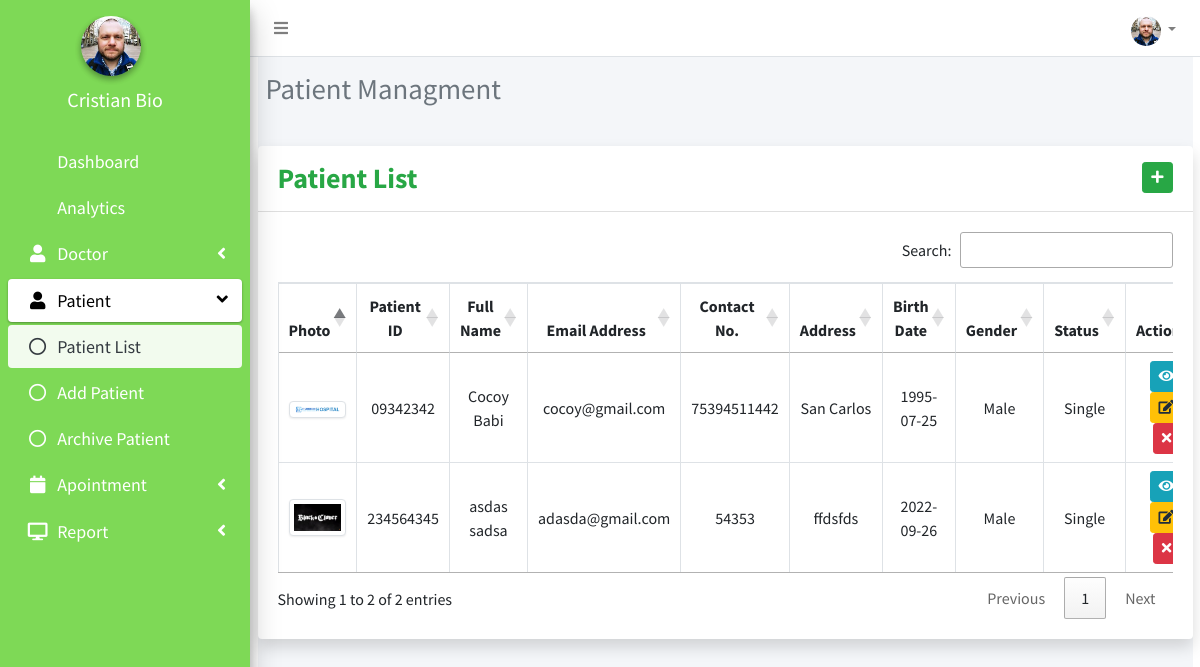
Screenshot of /admin/patient.php (signed in) with the database file from the repository.
### tables this page shows
CREATE TABLE `admin_table` (
  `id` int(11) NOT NULL,
  `email` varchar(200) NOT NULL,
  `password` varchar(100) NOT NULL,
  `admin_name` varchar(200) NOT NULL,
  `address` mediumtext NOT NULL,
  `phone` varchar(30) NOT NULL,
  `photo` varchar(200) NOT NULL,
  `chat_status` varchar(50) NOT NULL
);

CREATE TABLE `patient_table` (
  `id` int(11) NOT NULL,
  `patient_id` varchar(50) NOT NULL,
  `patient_email_address` varchar(200) NOT NULL,
  `patient_photo` varchar(100) NOT NULL,
  `patient_password` varchar(100) NOT NULL,
  `patient_first_name` varchar(100) NOT NULL,
  `patient_last_name` varchar(100) NOT NULL,
  `patient_date_of_birth` date NOT NULL,
  `patient_gender` enum('Male','Female','Other') NOT NULL,
  `patient_address` mediumtext NOT NULL,
  `patient_phone_no` varchar(30) NOT NULL,
  `patient_maritial_status` varchar(30) NOT NULL,
  `patient_status` varchar(50) NOT NULL,
  `chat_status` varchar(50) NOT NULL,
  `added_on` varchar(100) NOT NULL
);

### admin/include/session.php (called while the page is built, shortened)
<?php
	include 'include/conn.php';
	$sql = "SELECT * FROM admin_table WHERE id = '".$_SESSION['admin']."'";
	$query = $conn->query($sql);
	$user = $query->fetch_assoc();
?>

### admin/patient.php (the view, shortened to what this page needs)
<?php include('include/session.php');?>
                <?php include('include/header.php');?>
                <?php include('include/sidebar.php');?>
                <?php include('include/menubar.php');
                ?>
  <div class="content-wrapper">
  <section class="content-header">
  <h1 class="h3 mb-4 text-gray">Patient Managment</h1>
        </section>
                    <div class="card shadow mb-4">
                        <div class="card-header py-3">
                        	<div class="row">
                            	<div class="col">
                            		<h3 class="m-0 font-weight-bold text-success">Patient List</h3>
                            	</div>
                            	<div class="col" align="right">
                            		<a href="add_patient.php" type="button" name="add_doctor" id="add_doctor" class="btn btn-success btn-circle btn-sm"><i class="fas fa-plus"></i></a>
                            	</div>
                            </div>
                        </div>
                        <div class="card-body">
                            <div class="table-responsive">
                                <table class="table table-bordered text-center" id="myTable" width="100%" cellspacing="0">
                                    <thead>
                                        <tr>
                                            <th>Photo</th>
                                            <th>Patient ID</th>
                                            <th>Full Name</th>
                                            <th>Email Address</th>
                                            <th>Contact No.</th>
                                            <th>Address</th>
                                            <th>Birth Date</th>
                                            <th>Gender</th>
                                            <th> Status</th>
                                            <th>Action</th>
                                        </tr>
                                    </thead>
                                    <tbody>
                                          <?php
                    $sql = "SELECT * from patient_table Where patient_status = 'Active'";
                    $query = mysqli_query($conn, $sql);
                    while ($row = mysqli_fetch_assoc($query))
                    {
                    ?>
                        <tr>
                        <td><img src="<?php echo $row["patient_photo"]?>" class="img-thumbnail" width="75" />
                        <td><?php echo $row['patient_id'];?></td>
                        <td><?php echo $row["patient_first_name"]. ' '.$row["patient_last_name"];;?></td>
                        <td><?php echo $row['patient_email_address'];?></td>
                        <td><?php echo $row['patient_phone_no'];?></td>
                        <td><?php echo $row['patient_address'];?></td>
                        <td><?php echo $row['patient_date_of_birth'];?></td>
                        <td><?php echo $row['patient_gender'];?></td>
                        <td><?php echo $row['patient_maritial_status'];?></td>
                    <div align="center">
                    <td>
                    <a  name="view"  href="view_patient.php?id=<?php echo $row['id']?>"  class="btn btn-info btn-circle btn-sm view_button" ><i class="fas fa-eye"></i></a>
                    <a  name="edit" href="update_patient.php?id=<?php echo $row['id']?>" class="btn btn-warning btn-circle btn-sm" ><i class="fas fa-edit"></i></a>
                    <a  name="delete" onclick="return confirm('Are you sure you want to go to Archive this patient?')" href="crud/archieve_patient.php?id=<?php echo $row['id']?>"  class="btn btn-danger btn-circle btn-sm delete_button" ><i class="fas fa-times"></i></button>
                    </div>
                    </td>
                    <?php
                            }
                    ?>
                        </tr>
                                    </tbody>
                                </table>
                            </div>
                        </div>
                    </div>
                <?php
                include('include/footer.php');?>

### admin/include/sidebar.php (shortened to what this page needs)
<aside class="main-sidebar sidebar-dark-primary elevation-4" style="position:fixed;" >
   <div class="sidebar" >
     <center>
     <div class="user-panel mt-3 pb-3 mb-3 d-flex" style="border-style:none;">
       <div class="image">
         <img src="<?php echo (!empty($user['photo']))? '../images/'.$user['photo']:'../images/profile.jpg'; ?>" class="img-circle elevation-2 d-flex " style="height:60px; width:60px; margin-left:60px;" >
       </div>
     </div>
     <div class="info" style="position:relative; top:-20px; right:10px;" >
         <h5 href="#" class="d-block" ><?php echo $user['admin_name']?></h5>
       </div>
       </center>
       <nav class="mt-2" style="font-size:18px;">
       <ul class="nav nav-pills nav-sidebar flex-column" style="color:white;" data-widget="treeview" role="menu">
                   <li class="nav-item">
           <a href="home.php" class="nav-link">
             <p>Dashboard</p>
           </a>
         </li>
         <li class="nav-item">
           <a href="analytics.php" class="nav-link">
             <p> Analytics </p>
           </a>
         </li>
         <li class="nav-item has-treeview ">
           <a href="#" class="nav-link">
             <i class="nav-icon fas fa-user"></i>
             <p>
             Doctor
               <i class="right fas fa-angle-left"></i>
             </p>
           </a>
         </li>
         <li class="nav-item has-treeview ">
           <a href="#" class="nav-link">
             <i class="nav-icon fas fa-user"></i>
             <p>
             Patient
               <i class="right fas fa-angle-left"></i>
             </p>
           </a>
           <ul class="nav nav-treeview">
             <li class="nav-item">
               <a href="patient.php" class="nav-link ">
                 <i class="far fa-circle nav-icon"></i>
                 <p>Patient List
                 </p>
               </a>
             </li>
             <li class="nav-item">
               <a href="add_patient.php" class="nav-link">
                 <i class="far fa-circle nav-icon"></i>
                 <p>Add Patient</p>
               </a>
             </li>
             <li class="nav-item">
               <a href="archieve_patient.php" class="nav-link">
                 <i class="far fa-circle nav-icon"></i>
                 <p>Archive Patient</p>
               </a>
             </li>
           </ul>
         </li>
          <li class="nav-item has-treeview ">
           <a href="#" class="nav-link">
             <i class="nav-icon fas fa-calendar"></i>
             <p>
             Apointment
               <i class="right fas fa-angle-left"></i>
             </p>
           </a>
         </li>
          <li class="nav-item has-treeview ">
           <a href="#" class="nav-link">
             <i class="nav-icon fas fa-desktop"></i>
             <p>
             Report
             <i class="right fas fa-angle-left"></i>
             </p>
           </a>
         </li>
       </ul>
     </nav>
   </div>
 </aside>

### admin/include/menubar.php (shortened to what this page needs)
<body   class="d-flex flex-column">
<div class="wrapper">
  <nav class="main-header navbar navbar-expand navbar-white navbar-light">
    <ul class="navbar-nav">
      <li class="nav-item">
        <a class="nav-link " data-widget="pushmenu" href="#" role="button"><i class="fas fa-bars " style="  position:relative;  z-index: 1;"></i></a>
      </li>
    </ul>
                <ul class="navbar-nav ml-auto">
                    <li class="nav-item dropdown no-arrow">
                        <a class="nav-link dropdown-toggle" href="#" id="userDropdown" role="button"
                            data-toggle="dropdown" aria-haspopup="true" aria-expanded="false">
                            <img class="img-profile rounded-circle"
                                src="<?php echo (!empty($user['photo']))? '../images/'.$user['photo']:'../images/profile.jpg'; ?>" width="30" height="30" id="user_profile_image">
                        </a>
                    </li>
                </ul>
            </nav>
            <div class="container-fluid">

### admin/include/sidebar.php (style rules this page uses)
.main-sidebar { padding-top: 0; background-color: #7ED956; height: 190px; color:#ffff; }
[class*=sidebar-dark-] .sidebar a { color: #fff; }
[class*=sidebar-dark-] .nav-treeview>.nav-item>.nav-link { color: #fff; }
.sidebar-dark-primary .nav-sidebar>.nav-item>.nav-link.active, .sidebar-light-primary .nav-sidebar>.nav-item>.nav-link.active { background-color: #fff; color: #000; }

### rows the page displays
admin_table: photo (picture), admin_name "Cristian Bio"
patient_table: patient_photo (picture), patient "09342342", patient_first_name "Cocoy", patient_last_name "Babi", patient_email_address "cocoy@gmail.com", patient_phone_no "75394511442", patient_address "San Carlos", patient_date_of_birth "1995-07-25", patient_gender "Male", patient_maritial_status "Single"
patient_table: patient_photo (picture), patient "234564345", patient_first_name "asdas", patient_last_name "sadsa", patient_email_address "adasda@gmail.com", patient_phone_no "54353", patient_address "ffdsfds", patient_date_of_birth "2022-09-26", patient_gender "Male", patient_maritial_status "Single"
